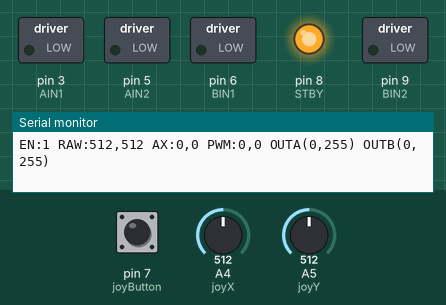
Simulated run of this sketch. Board: Arduino Uno, built with avr-gcc and run on an emulated ATmega328P. On the bench: switched loads named in the sketch (green lamp = pin HIGH), output pins drawn as LEDs (lit = HIGH), the last lines printed to the serial monitor. The test bench sets the inputs (shaded band); at power-on: A4 (joyX) = 512, A5 (joyY) = 512, pin 7 (joyButton) HIGH.

Above: at 1.2 s.
1.3 s: A4 (joyX) set to 528
At 1.6 s:
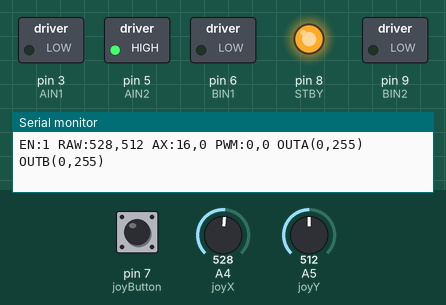
2.8 s: A5 (joyY) set to 528
At 3.9 s:
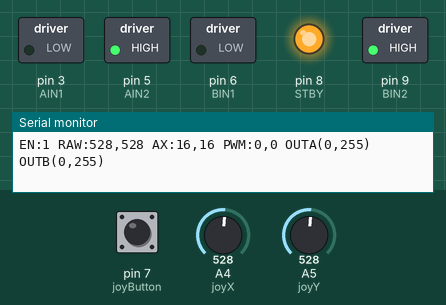
4.3 s: pin 7 (joyButton) pulled LOW for 0.15 s
At 5.1 s:
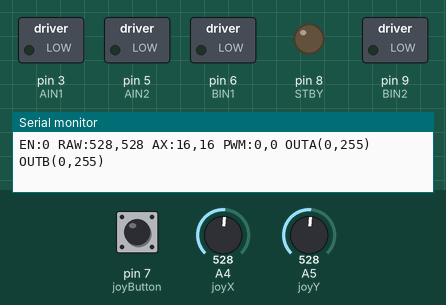
5.9 s: pin 7 (joyButton) pulled LOW for 1 s
At 6.4 s:
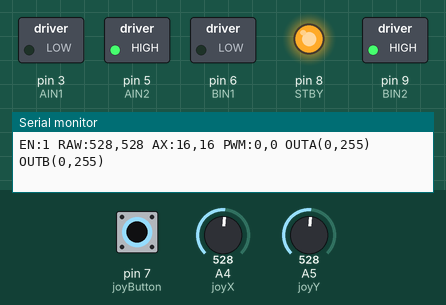
8.4 s: A4 (joyX) set to 511
At 9.6 s:
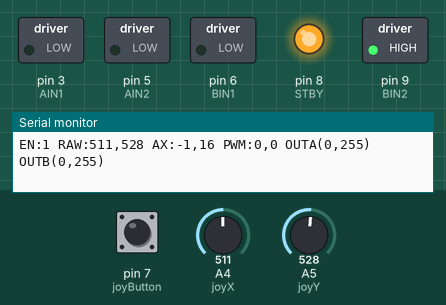
9.9 s: A5 (joyY) set to 716
At 10.7 s:
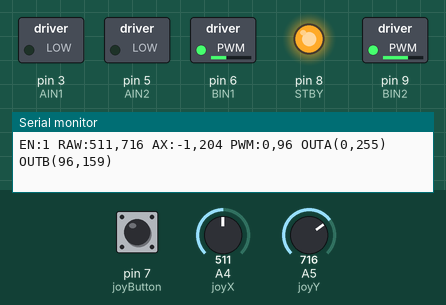
Timing chart, 0 to 12.4 s (numbered marks = the images above; inputs shaded):
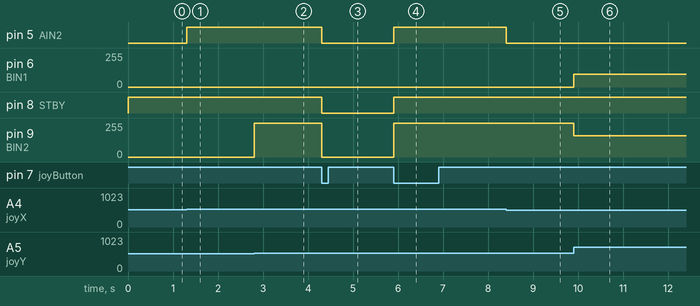

The sketch:

drv8833.ino
```cpp
const int joyX = A4;
const int joyY = A5;
const int joyButton = 7;

// DRV8833 (حتماً PWM pins واقعی باشن)
const int AIN1 = 3;
const int AIN2 = 5;

const int BIN1 = 6;
const int BIN2 = 9;

const int STBY = 8;


// timing
unsigned long lastCycle = 0;
const unsigned long interval = 50;


// joystick
const int DEADZONE = 15;


// standby
bool enabled = true;
bool lastButton = HIGH;


// output
int pwmA = 0;
int pwmB = 0;

int axisX = 0;
int axisY = 0;


void setup() {

  pinMode(AIN1, OUTPUT);
  pinMode(AIN2, OUTPUT);

  pinMode(BIN1, OUTPUT);
  pinMode(BIN2, OUTPUT);

  pinMode(STBY, OUTPUT);

  pinMode(joyButton, INPUT_PULLUP);

  digitalWrite(STBY, HIGH);

  Serial.begin(115200);
}


void loop() {

  if (millis() - lastCycle >= interval) {

    lastCycle = millis();


    // toggle
    bool btn = digitalRead(joyButton);

    if (btn == LOW && lastButton == HIGH) {
      enabled = !enabled;
    }

    lastButton = btn;


    int rawX = analogRead(joyX);
    int rawY = analogRead(joyY);


    // map to -512..+512
    axisX = map(rawX, 0, 1023, -512, 512);
    axisY = map(rawY, 0, 1023, -512, 512);


    pwmA = 0;
    pwmB = 0;


    if (enabled) {

      digitalWrite(STBY, HIGH);


      // ===== Motor A =====
      if (abs(axisX) <= DEADZONE) {
        stopMotorA();
      } else {
        pwmA = map(abs(axisX), DEADZONE, 512, 0, 255);
        setMotorA(pwmA, axisX > 0);
      }


      // ===== Motor B =====
      if (abs(axisY) <= DEADZONE) {
        stopMotorB();
      } else {
        pwmB = map(abs(axisY), DEADZONE, 512, 0, 255);
        setMotorB(pwmB, axisY > 0);
      }

    } else {
      disableMotors();
    }


    // ===== DEBUG =====
    Serial.print("EN:");
    Serial.print(enabled);

    Serial.print(" RAW:");
    Serial.print(rawX);
    Serial.print(",");
    Serial.print(rawY);

    Serial.print(" AX:");
    Serial.print(axisX);
    Serial.print(",");
    Serial.print(axisY);

    Serial.print(" PWM:");
    Serial.print(pwmA);
    Serial.print(",");
    Serial.print(pwmB);

    Serial.print(" OUTA(");
    Serial.print(pwmA);
    Serial.print(",");
    Serial.print(255 - pwmA);
    Serial.print(")");

    Serial.print(" OUTB(");
    Serial.print(pwmB);
    Serial.print(",");
    Serial.print(255 - pwmB);
    Serial.print(")");

    Serial.println();
  }
}


// ===== MOTOR A =====
void setMotorA(int pwm, bool forward) {
  pwm = constrain(pwm, 0, 255);

  if (forward) {
    analogWrite(AIN1, pwm);
    analogWrite(AIN2, 255 - pwm);
  } else {
    analogWrite(AIN1, 255 - pwm);
    analogWrite(AIN2, pwm);
  }
}

void stopMotorA() {
  analogWrite(AIN1, 0);
  analogWrite(AIN2, 0);
}


// ===== MOTOR B =====
void setMotorB(int pwm, bool forward) {
  pwm = constrain(pwm, 0, 255);

  if (forward) {
    analogWrite(BIN1, pwm);
    analogWrite(BIN2, 255 - pwm);
  } else {
    analogWrite(BIN1, 255 - pwm);
    analogWrite(BIN2, pwm);
  }
}

void stopMotorB() {
  analogWrite(BIN1, 0);
  analogWrite(BIN2, 0);
}


// ===== DISABLE =====
void disableMotors() {
  digitalWrite(STBY, LOW);

  stopMotorA();
  stopMotorB();
}
```

Measured:
- the behaviour switches between 527 and 528 on A4 (joyX) (found by bisection; images 0 and 1)
- the behaviour switches between 527 and 528 on A5 (joyY) (found by bisection; images 1 and 2)
- after the input at 1.3 s, pin 5 (AIN2): LOW → HIGH at once
- after the input at 2.8 s, pin 9 (BIN2): 0/255 → 255/255 at once
- after the input at 4.3 s, pin 5 (AIN2), pin 8 (STBY): HIGH → LOW at once; pin 9 (BIN2): 255/255 → 0/255 at once
- after the input at 5.9 s, pin 5 (AIN2), pin 8 (STBY): LOW → HIGH at once; pin 9 (BIN2): 0/255 → 255/255 at once
- after the input at 8.4 s, pin 5 (AIN2): HIGH → LOW at once
- after the input at 9.9 s, pin 6 (BIN1): 0/255 → 96/255 at once; pin 9 (BIN2): 255/255 → 159/255 at once
